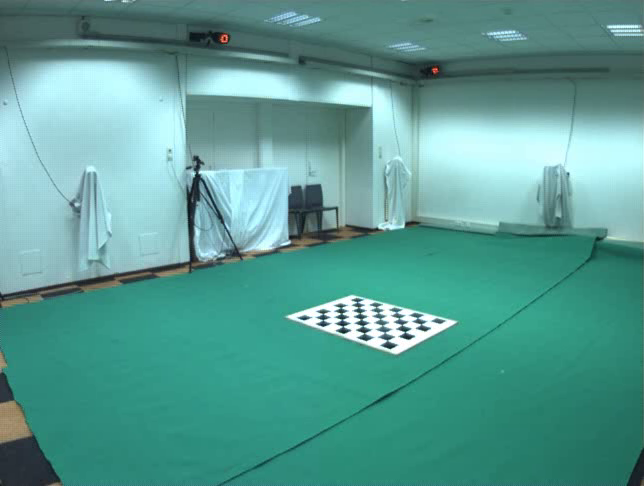
#> input picture frame 12 of data/cam1/checkerboard.avi, 644 x 486 px, given in place of intrinsics.avi, which was not available
$ python assignment.py
#> lines starting #> are read from the running program, lines starting #| are printed output that depends on the picture; pictures that were not available may be replaced by others from this repository, and a replacement may not be noted
from turtle import width
import glm
import cv2 as cv
import numpy as np
import os
import glob
import shutil
from skimage import measure  # marching_cubes

# ---- WORLD MAPPING CONFIG ----
# Your calibration extrinsics (rvec/tvec) are in the same units as the checkerboard square size
# used when calibrating (Assignment 1). Very often that is in *centimeters*, not millimeters.
# We'll infer scale using ||tvec|| magnitudes.
SCALE = 1.0
OFFSET = np.array([0.0, 0.0, 0.0], dtype=np.float32)
pattern_size = (8, 6)
block_size = 1.0 # voxel size
EDGE_SIZE = 115 # size of the square edge (in mm)

auto_objectPoints = {
    "cam1": [],
    "cam2": [],
    "cam3": [],
    "cam4": []
}
auto_imagePoints = {
    "cam1": [],
    "cam2": [],
    "cam3": [],
    "cam4": []
}
manual_objectPoints = {
    "cam1": [],
    "cam2": [],
    "cam3": [],
    "cam4": []
}
manual_imagePoints = {
    "cam1": [],
    "cam2": [],
    "cam3": [],
    "cam4": []
}
camera_matrix = {
    "cam1": None,
    "cam2": None,
    "cam3": None,
    "cam4": None
}
dist_coeffs = {
    "cam1": None,
    "cam2": None,
    "cam3": None,
    "cam4": None
}

criteria = (cv.TERM_CRITERIA_EPS + cv.TERM_CRITERIA_MAX_ITER, 30, 0.001)
top_left = (0,0)
top_right = (pattern_size[0] - 1, 0)
bottom_left = (0, pattern_size[1] - 1)
bottom_right = (pattern_size[0] - 1, pattern_size[1] - 1)


# built-in utility functions

# [29 lines left out: functions generate_grid, get_cam_positions, get_cam_rotation_matrices, not called in this run]


# functions for corner selection and interpolation

def signed_area(p):
    x, y = p[:, 0], p[:, 1]
    return 0.5 * np.sum(x * np.roll(y, -1) - y * np.roll(x, -1))

# [111 lines left out: functions generate_board_points, select_corners, order_points, interpolate_corners, not called in this run]


"""
#################################################################################################################################
"""
"""
    Task 1 + Choice Task 1 + Choice Task 7: (improved) calibration and automated rejection of low-quality calibration frames
"""

MIN_POINTS = (pattern_size[0]*pattern_size[1]) // 4 ## min number of points needed for the convex hull technique

# functions for camera calibration
def calibrate_camera(cameraNumber, video_path, dest, dest_manual, frame_number = 50):

#> called with cameraNumber = 1, video_path = 'data/cam1/intrinsics.avi', dest = './images/cam1', dest_manual = './manual_images/cam1', frame_number = 50
    cap = cv.VideoCapture(video_path)

    manual_images = glob.glob(f'{dest_manual}/*.jpg')
    video_length = int(cap.get(cv.CAP_PROP_FRAME_COUNT))
    step = video_length // frame_number
    i = 0
    crns = {}

    shutil.rmtree(dest, ignore_errors=True)
    shutil.rmtree(dest_manual, ignore_errors=True)
    os.makedirs(dest_manual)
    os.makedirs(dest)

    while True:
        ret_, frame = cap.read()
#> frame is the input picture: shape (486, 644, 3); mean B, G, R 147.5, 155.7, 89.3
        if not ret_:
            break
        i += 1


        if i % step == 0:

            if i > video_length:
                break

            gray = cv.cvtColor(frame, cv.COLOR_BGR2GRAY)

            # Find the chess board corners
            ret, corners = cv.findChessboardCorners(gray, (pattern_size[0],pattern_size[1]), None)

            # case 1: straighforward localization of corners
            if ret == True:
                print(f"\nFrame {i}: chessboard detected")

                corners2 = cv.cornerSubPix(gray, corners, (11,11), (-1,-1), criteria)
                h, w = gray.shape

                # ------- Choice Task 7: - Coverage check           -> TODO: move this to underneath the three cases
                xs = corners2[:,0,0]
                ys = corners2[:,0,1]
                cov_x = (xs.max() - xs.min()) / w
                cov_y = (ys.max() - ys.min()) / h

                if cov_x < 0.2 or cov_y < 0.2:
                    print("Rejected: spatial coverage is not enough")
                    continue

                # ------ Choice Task 7: - Board area check
                area = cv.contourArea(corners2.reshape(-1,2))
                img_area = w * h
                area_ratio = area / img_area

                print(f"  board area ratio = {area_ratio:.3f}")

                if area_ratio < 0.0025: #empirical threshold
                    print("Rejected: board too small/far")
                    continue

                # if frame is fine
                print("Accepted")

                auto_objectPoints[f"cam{cameraNumber}"].append(board_object_points)
                auto_imagePoints[f"cam{cameraNumber}"].append(corners2)

                cv.drawChessboardCorners(frame, (pattern_size[0],pattern_size[1]), corners2, ret)
                cv.imshow('img', frame)
                cv.waitKey(200)

                crns[f"frame_{i}_{video_path[10:-5]}"] = corners2

                # Draw and display the corners
                cv.drawChessboardCorners(frame, (pattern_size[0],pattern_size[1]), corners2, ret)
                cv.imshow('img', frame)
                cv.waitKey(500)
                crns[f"frame_{i}_{video_path[10:-5]}"] = corners2

            # case 2: partial localization of corners -> Choice task 1 - Convex Hull technique
            elif corners is not None and len(corners) >= MIN_POINTS:

                pts = corners.reshape(-1,2).astype(np.float32)
                hull = cv.convexHull(pts)
                rect = cv.minAreaRect(hull)
                box  = cv.boxPoints(rect)
                src = np.array(box, dtype=np.float32)

                # enforce order
                ordered = order_points(src, pattern_size = pattern_size)
                ordered_ref = ordered.reshape(-1, 1, 2).astype(np.float32)
                ordered_refined = ordered_ref.reshape(4, 2)

                dst = np.float32([
                    top_left,
                    top_right,
                    bottom_right,
                    bottom_left
                ])
                W = (pattern_size[0] - 1) * 100
                H = (pattern_size[1] - 1) * 100

                #warping for better corner estimation
                H_warp = cv.getPerspectiveTransform(ordered_refined, dst)
                warped = cv.warpPerspective(img, H_warp, (W, H))
                gray_warped = cv.cvtColor(warped, cv.COLOR_BGR2GRAY)

                # interpolation
                warped_grid = interpolate_corners(dst, pattern_size[0], pattern_size[1])
                warped_grid = warped_grid.reshape(-1, 1, 2).astype(np.float32)

                # inverse warping to go back to original image
                H_inv = cv.getPerspectiveTransform(dst, ordered_refined)
                img_grid = cv.perspectiveTransform(warped_grid, H_inv)

                img_points = img_grid.reshape(-1, 2)
                print("Using convex hull fallback")

                # Visualization for convex hull
                frame_hull = frame.copy()
                cv.polylines(frame_hull, [hull.astype(np.int32)], isClosed=True, color=(0,255,0), thickness=2)
                rect_pts = box.astype(np.int32)
                cv.polylines(frame_hull, [rect_pts], isClosed=True, color=(0,0,255), thickness=2)
                for (x, y) in ordered_refined:
                    cv.circle(frame_hull, (int(x), int(y)), 5, (255,0,0), -1)

                cv.putText(frame_hull, f"Convex Hull Fallback - Frame {i}", (10,30),
                        cv.FONT_HERSHEY_SIMPLEX, 1, (0,255,255), 2)

                cv.imshow("Convex Hull Visualization", frame_hull)
                cv.waitKey(5000)

            # case 3: insufficient/absent localization of corners -> manual input
            else:
                img = frame.copy()
                gray = cv.cvtColor(img, cv.COLOR_BGR2GRAY)
                fname = f'frame_{i}_{video_path[11:-5]}.jpg'

                state = {
                    "original": img.copy(),
                    "base": img.copy(),
                    "display": img.copy(),
                    "interpolation": img.copy(),
                    "2dpoints": [],
                    "3dpoints": [],
                    "filename": fname
                }

                cv.imshow('Image', state['display'])
                cv.setMouseCallback("Image", select_corners, state)

                key = cv.waitKey(0)

                if key == 27:
                    print("Exit")
                    cv.destroyAllWindows()
                    print(state['2dpoints'])
                    break

                if key == ord('s'):
                    print("Skipped image: ", fname)
                    continue

                if len(state['2dpoints']) != 4:
                    print(f'This image was skipped : {fname}. Please select at least 4 points in the next one.')
                    continue

                src = np.array(state['2dpoints'], dtype=np.float32)

                # enforce order
                ordered = order_points(src, pattern_size = pattern_size)
                ordered_ref = ordered.reshape(-1, 1, 2).astype(np.float32)


                cv.cornerSubPix(gray, ordered_ref, (11,11), (-1,-1), criteria)
                ordered_refined = ordered_ref.reshape(4, 2)

                dst = np.float32([
                    top_left,
                    top_right,
                    bottom_right,
                    bottom_left
                ])
                W = (pattern_size[0] - 1) * 100
                H = (pattern_size[1] - 1) * 100

                # warping for better corner estimation
                H_warp = cv.getPerspectiveTransform(ordered_refined, dst)
                warped = cv.warpPerspective(img, H_warp, (W, H))
                gray_warped = cv.cvtColor(warped, cv.COLOR_BGR2GRAY)

                # interpolation
                warped_grid = interpolate_corners(dst, pattern_size[0], pattern_size[1])
                warped_grid = warped_grid.reshape(-1, 1, 2).astype(np.float32)

                # inverse warping to go back to original image
                H_inv = cv.getPerspectiveTransform(dst, ordered_refined)
                img_grid = cv.perspectiveTransform(warped_grid, H_inv)

                img_points = img_grid.reshape(-1, 2)
                manual_imagePoints[f"cam{cameraNumber}"].append(img_points)
                manual_objectPoints[f"cam{cameraNumber}"].append(board_object_points.copy())

                for pt in img_grid:
                    x, y = pt[0]
                    cv.circle(state['interpolation'], (int(x), int(y)), 5, (255, 0, 0), -1)

                cv.imshow('Image', state["interpolation"])
                new_path = os.path.join("new_images", os.path.basename(fname))
                cv.imwrite(new_path, state["interpolation"])

                cv.waitKey(0)
                cv.destroyAllWindows()
                crns[f'frame_{i}_{video_path[10:-5]}'] = img_points.reshape(-1,1,2)

    print(crns)
    return crns

def create_object_points(cols, rows, square_size_mm = EDGE_SIZE):
    """
    Create the 3D world coordinates of the chessboard corners.
    """
    objp = []

    for y in range(rows):
        for x in range(cols):
            X = x * square_size_mm
            Y = y * square_size_mm
            Z = 0.0
            objp.append((X, Y, Z))

    return np.array(objp, dtype=np.float32)

# [15 lines left out: function save_camera_config_xml, not called in this run]

# functions for improved camera calibration (Choice task 7)
def reproj_error(objp, imgp, rvec, tvec, K, dist):
    proj, _ = cv.projectPoints(objp, rvec, tvec, K, dist)
    return np.mean(np.linalg.norm(proj.reshape(-1,2) - imgp.reshape(-1,2), axis=1))

def calibrate_with_reprojection_filter(objectPoints,
                                       imagePoints,
                                       image_size,
                                       criteria,
                                       threshold=1.0,
                                       verbose=True):
    """
    Runs calibration, computes per-frame reprojection error,
    rejects bad frames, and recalibrates.

    Returns:
        cameraMatrix, distCoeffs, rvecs, tvecs
    """

    # standard calibration
    ret, K, dist, rvecs, tvecs = cv.calibrateCamera(
        objectPoints, imagePoints, image_size, None, None,
        flags=0, criteria=criteria
    )
    print("\n=== Per-frame reprojection errors ===")

    good_obj = []
    good_img = []
    errors = []

    # reprojection error per frame
    for idx, (objp, imgp, rvec, tvec) in enumerate(zip(objectPoints, imagePoints, rvecs, tvecs)):

        proj, _ = cv.projectPoints(objp, rvec, tvec, K, dist)

        err = np.mean(
            np.linalg.norm(
                proj.reshape(-1, 2) - imgp.reshape(-1, 2),
                axis=1
            )
        )
        errors.append(err)

        if verbose:
            print(f"Frame {idx:02d} → error = {err:.3f}px") #print errors per frmae

        if err < threshold:
            good_obj.append(objp)
            good_img.append(imgp)
        else:
            if verbose:
                print("Rejected")

    # if no frame gets rejected, no need for calibrating again
    if len(good_obj) == len(objectPoints):
        if verbose:
            print("\nNo frames rejected.")
        return K, dist, rvecs, tvecs

    # otherwise recalibrate using the good frames
    ret, K, dist, rvecs, tvecs = cv.calibrateCamera(
        good_obj, good_img, image_size, None, None,
        flags=0, criteria=criteria
    )
    return K, dist, rvecs, tvecs


board_object_points = create_object_points(pattern_size[0], pattern_size[1], EDGE_SIZE)

#1.1 loop through the cameras to calibrate them (intrinsic parameters estimation)
for cameraNumber in range(1, 5):

    dest_man = f'./manual_images/cam{cameraNumber}'
    dest = f'./images/cam{cameraNumber}'
    video_path = f'data/cam{cameraNumber}/intrinsics.avi'
    crns = calibrate_camera(cameraNumber, video_path, dest, dest_man)
#> crns = 0 items

    # read image size
    images = glob.glob(f'./images/cam{cameraNumber}/*.jpg')
    image_size = (cv.imread(images[0]).shape[1], cv.imread(images[0]).shape[0])
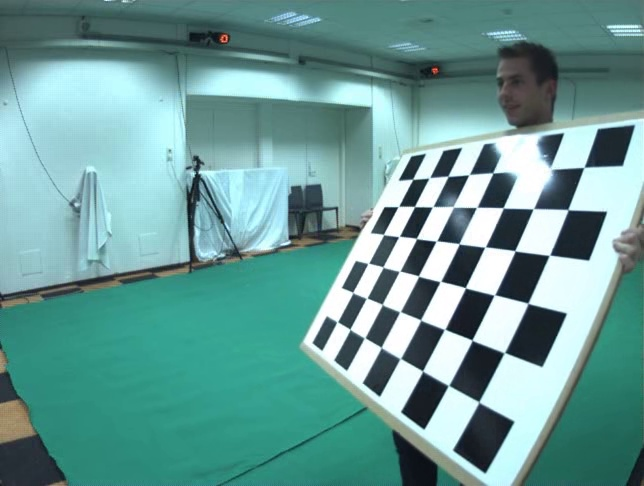
#> input picture images/cam1/frame_1050.jpg, 644 x 486 px
#> image_size = (644, 486)
    #Run images
    objectPoints = auto_objectPoints[f"cam{cameraNumber}"] + manual_objectPoints[f"cam{cameraNumber}"]
    imagePoints  = auto_imagePoints[f"cam{cameraNumber}"]  + manual_imagePoints[f"cam{cameraNumber}"]

    # reprojection and recalibration (choice task 7)
    cameraMatrix, distCoeffs, rvecs, tvecs = calibrate_with_reprojection_filter(
        objectPoints,
        imagePoints,
        image_size,
        criteria,
        threshold=1.0,   #reject calibration with avg corner reprojection >= 1px
        verbose=True
    )
#> (the run stopped early here; a loop or call above may not have finished)

$ run again, starting later in the video
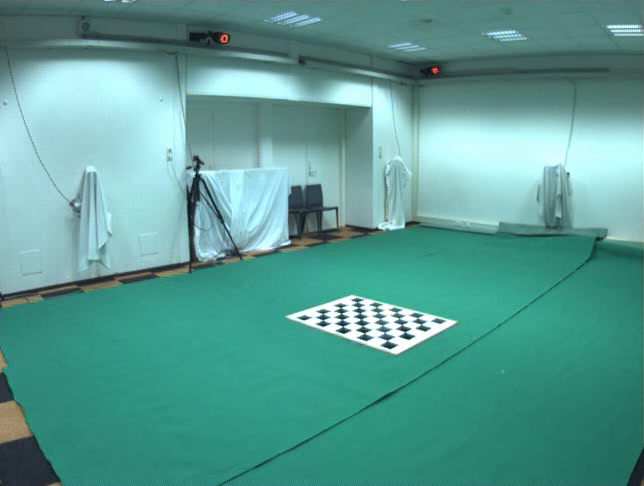
#> input picture frame 57 of data/cam1/checkerboard.avi, 644 x 486 px, given in place of intrinsics.avi, which was not available
#> in calibrate_camera, frame is the input picture: shape (486, 644, 3); mean B, G, R 147.5, 155.7, 89.3
#> crns = 0 items
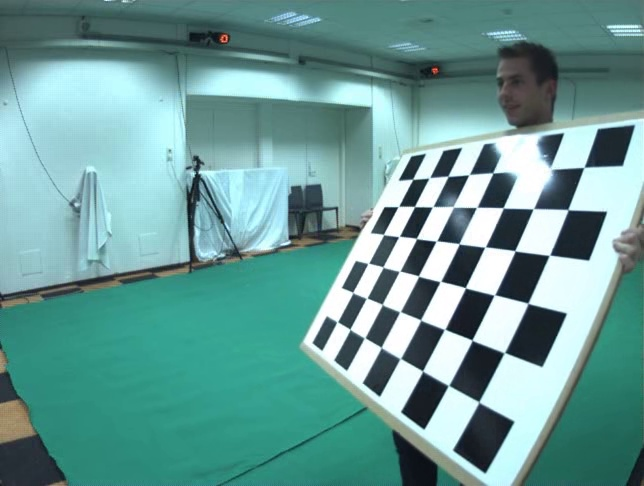
#> input picture images/cam1/frame_1050.jpg, 644 x 486 px
#> image_size = (644, 486)

$ run again, starting later in the video
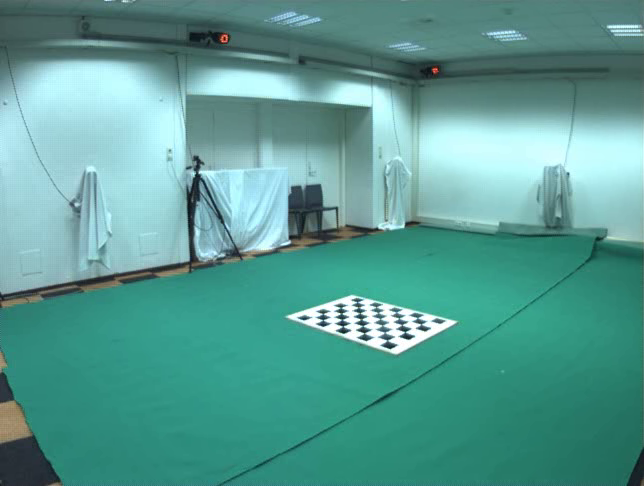
#> input picture frame 102 of data/cam1/checkerboard.avi, 644 x 486 px, given in place of intrinsics.avi, which was not available
#> in calibrate_camera, frame is the input picture: shape (486, 644, 3); mean B, G, R 147.5, 155.7, 89.2
#> crns = 0 items
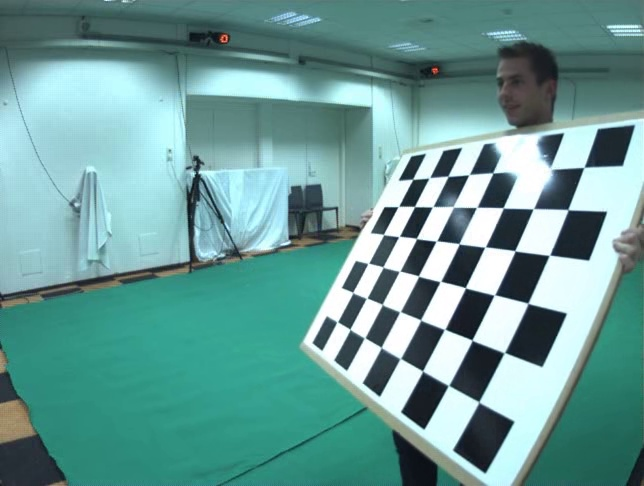
#> input picture images/cam1/frame_1050.jpg, 644 x 486 px
#> image_size = (644, 486)
